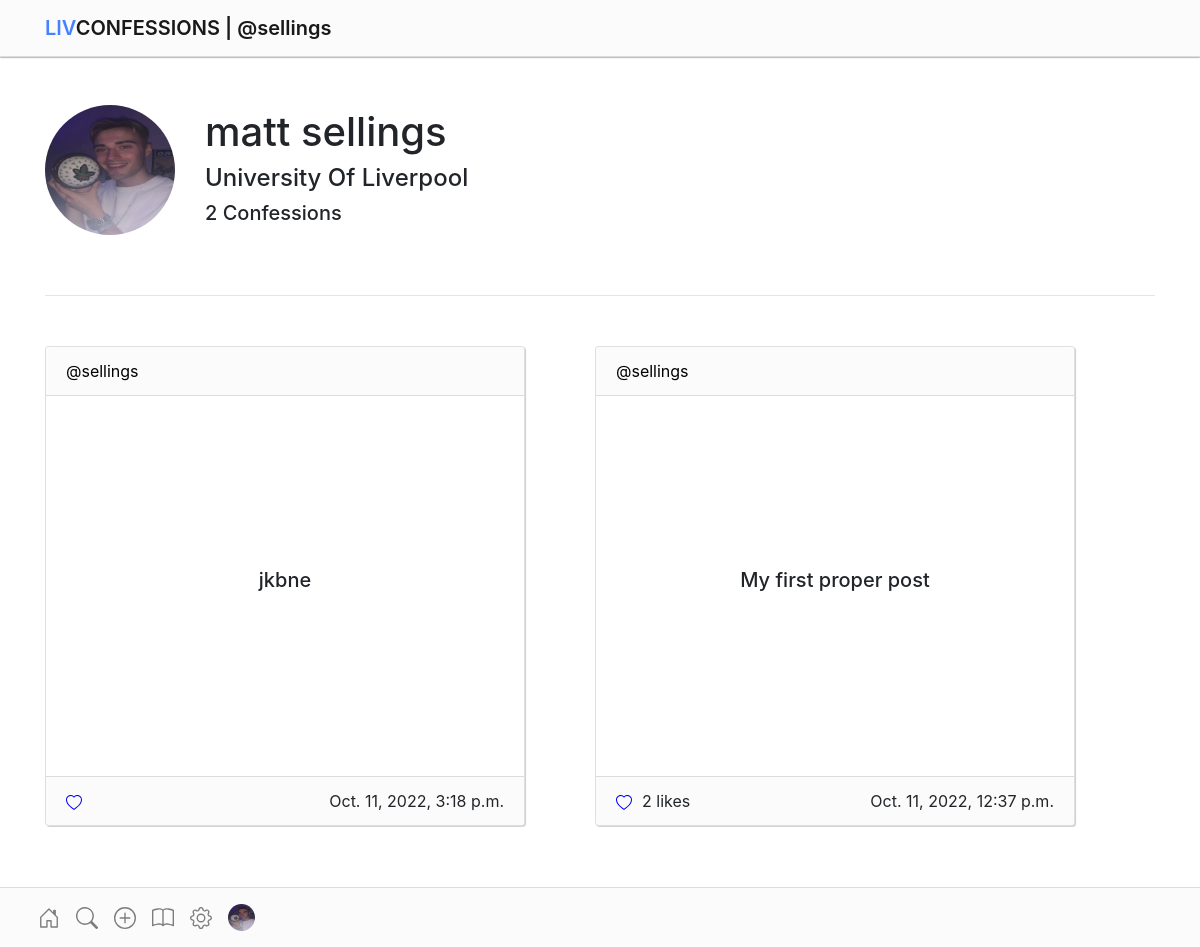
The app's page /profile/sellings (signed in) with its own data.
### confessionsapp/models.py (models this page shows, shortened)
class Profile(models.Model):
    user = models.ForeignKey(User, on_delete=models.CASCADE)
    id_user = models.IntegerField()
    profileimg = models.ImageField(upload_to='profile_images', default='default-profile-picture.jpg')
    firstname = models.CharField(max_length=100, blank=True)
    lastname = models.CharField(max_length=100, blank=True)
    email = models.CharField(max_length=100, blank=True)
    uni = models.CharField(max_length=70, blank=True)

class Post(models.Model):
    id = models.UUIDField(primary_key=True, default=uuid.uuid4)
    user = models.CharField(max_length=80)
    confession = models.CharField(max_length=300, editable = False)
    created_at = models.DateTimeField(default=datetime.now)
    likes = models.IntegerField(default=0)
    subject = models.CharField(max_length=40, default="general")
    privacy = models.CharField(max_length=10, default='show')

### confessionsapp/views.py (the view)
# urls.py: path('profile/<str:pk>', views.profile, name='profile'),
@login_required(login_url='/login/')
def profile(request, pk):
    user_object = User.objects.get(username=pk)
    user_profile = Profile.objects.get(user=user_object)
    user_posts = Post.objects.filter(user=pk)
    post_amount = len(user_posts)
    context = {
        'user_object' : user_object,
        'user_profile' : user_profile,
        'user_posts' : user_posts,
        'post_amount' : post_amount,
        'page':'@'+str(user_profile.user),
    }
    return render(request, 'confessionsapp/profile.html', context)

### confessionsapp/templates/confessionsapp/profile.html (shortened to what this page needs)
{% extends 'base.html' %}
{% block content %}
<div class="container" style="margin:105px auto">
    <div class="d-flex flex-wrap" style="margin-bottom:20px;">
        <div>
            <img height="130" width="130" src="{{user_profile.profileimg.url}}" style="margin-right:30px">
        </div>
        <div>
            <h1 style="padding-top:3px;">{{user_profile.firstname|lower}} {{user_profile.lastname|lower}}</h1>
            <h4>{{user_profile.uni}}</h4>
            <h5>{{post_amount}} Confessions</h5>
        </div>
    </div>
    <br>
    <hr style="margin-bottom:50px;">
    <div class="d-flex flex-wrap flex-fill" style="gap:70px">
        {% for post in user_posts reversed %}
        {% if post.privacy != 'hide' %}
        <div class="card mb-3"
                    style="width: 30rem; height:30rem; background-color: white; box-shadow: 1.1px 1.1px rgb(210, 210, 210); ">
                    <div class="card-header" style="background-color:rgb(251, 251, 251); ">
                        {% if post.privacy == 'hide' %}
                        Anonymous{% else %}
                        <a href="/profile/{{post.user}}"
                            style="text-decoration:none; color:black;">@{{post.user}}</a>{% endif %}
                    </div>
                    <div class="confession card-body">
                        <h5 class="card-title" style="word-break: break-word">{{post.confession}}</h5>
                    </div>
                    <div class="card-footer" style="background-color:rgb(251,251,251);">
                        <div>
                            <form action="" style="padding:0; margin:0;">
                                <div class="d-inline-flex">
                                    <button value="{{post.id}}"
                                        class="likebtn btn btn-link text-dark p-0 border-0 btn-outline-light"
                                        id="{{post.id}}icon">
                                    </button>
                                    <div>
                                        <p style="margin:0 10px;" id="{{post.id}}count">
                                            {% if post.likes == 0 %}
                                            {% elif post.likes == 1 %}
                                            {{post.likes}} like
                                            {% else %}
                                            {{post.likes}} likes
                                            {% endif %}
                                        </p>
                                    </div>
                                </div>
                                <div class="float-right">
                                    {{ post.created_at }}
                                </div>
                            </form>
                        </div>
                    </div>
                </div>
        {% endif %}
        {% endfor %}
    </div>
</div>
{% endblock %}

### confessionsapp/templates/base.html (shortened to what this page needs)
<!DOCTYPE html>
{% load static %}
<html>
<head>
    <link rel="stylesheet" href="{% static 'css/style.css' %}">
    <link rel="stylesheet" href="https://cdnjs.cloudflare.com/ajax/libs/font-awesome/4.7.0/css/font-awesome.min.css">
    <link rel="stylesheet" href="https://cdn.jsdelivr.net/npm/bootstrap@4.6.1/dist/css/bootstrap.min.css">
</head>
<body>
    <header class="header fixed-top">
        <nav class="navbar navbar-light" style="background-color:rgb(251,251,251); border-bottom: 1px solid rgb(220,220,220); box-shadow: 0 0 1.7px 0; ">
            <div class="container">
                <a class="brandtitle navbar-brand" href="/"><mark>LIV</mark>CONFESSIONS |  {{page}}</a>
            </div>
        </nav>
    </header>
    <main>
        {% block content %}
        {% endblock %}
    </main>
    {% if user.is_authenticated %}
    <footer class="footer fixed-bottom " style="background-color:rgb(251,251,251); border-top: 1px solid rgb(220,220,220);  " >
        <nav class="navbar navbar-expand navbar-light">
            <div class="container">
                <div>
                    <ul class="navbar-nav ml-auto" style="margin-right:50px;">
                        <li class="nav-item">
                            <a class="nav-link" href="/" id="home">
                            </a>
                        </li>
                        <li class="nav-item">
                            <a class="nav-link" href="/search/" id="search">
                            </a>
                        </li>
                        <li class="nav-item">
                            <a class="nav-link" href="/upload/" id="post">
                            </a>
                        </li>
                        <li class="nav-item">
                            <a href="/sitemap/" class="nav-link">
                                </a>
                        </li>
                        <li class="nav-item">
                            <a class="nav-link" href="/settings/" id="settings">
                            </a>
                        </li>
                        <li class="nav-item">
                            <a class="nav-link" href="/profile/{{user_profile.user}}" id="profile">
                                <img width="27" height="27" src="{{user_profile.profileimg.url}}" alt="">
                            </a>
                        </li>
                    </ul>
                </div>
            </div>
        </nav>
    </footer>
    {% endif %}
</body>
</html>

### confessionsapp/static/css/style.css (style rules this page uses)
main { margin-bottom: 60px; }
body { overflow-x: hidden; overflow-y: auto; }
body { -ms-overflow-style: none; scrollbar-width: none; }
.brandtitle { font-weight: 600; }
.brandtitle mark { background: none; color: rgb(70, 129, 255); padding: 0; }
.confession { display: flex; align-items: center; justify-content: center!important; }
img { border-radius: 50%; }

### records on screen
Profile: profileimg (picture), firstname "matt", lastname "sellings", uni "University Of Liverpool"
Post: user "sellings", confession "jkbne", created_at "Oct. 11, 2022, 3:18 p.m."
Post: user "sellings", confession "My first proper post", likes "2", created_at "Oct. 11, 2022, 12:37 p.m."

### other values on screen
{{ page }} "@sellings"
{{ post_amount }} "2"
